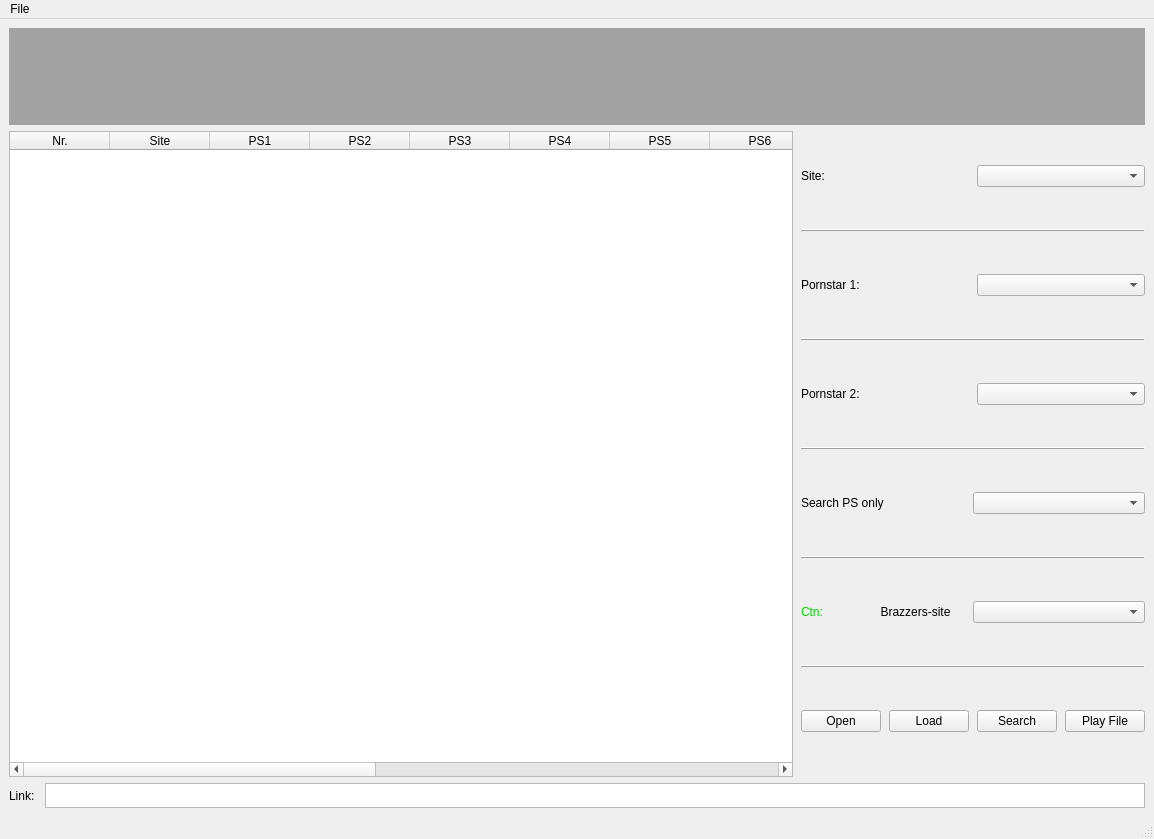
<?xml version="1.0" encoding="UTF-8"?>
<ui version="4.0">
 <class>MainWindow</class>
 <widget class="QMainWindow" name="MainWindow">
  <property name="geometry">
   <rect>
    <x>0</x>
    <y>0</y>
    <width>1154</width>
    <height>839</height>
   </rect>
  </property>
  <property name="windowTitle">
   <string>MainWindow</string>
  </property>
  <widget class="QWidget" name="centralwidget">
   <layout class="QGridLayout" name="gridLayout" rowstretch="30,200,20">
    <item row="0" column="0">
     <layout class="QHBoxLayout" name="horizontalLayout">
      <item>
       <widget class="QLabel" name="label">
        <property name="sizePolicy">
         <sizepolicy hsizetype="Preferred" vsizetype="Preferred">
          <horstretch>0</horstretch>
          <verstretch>0</verstretch>
         </sizepolicy>
        </property>
        <property name="styleSheet">
         <string notr="true">font: 30pt &quot;Consolas&quot;;
font: 36pt &quot;Century Gothic&quot;;
color: rgb(0, 255, 255);
background-color: rgb(162, 162, 162);</string>
        </property>
        <property name="text">
         <string/>
        </property>
        <property name="pixmap">
         <pixmap>brazzers.png</pixmap>
        </property>
        <property name="alignment">
         <set>Qt::AlignCenter</set>
        </property>
       </widget>
      </item>
     </layout>
    </item>
    <item row="1" column="0">
     <layout class="QHBoxLayout" name="horizontalLayout_2" stretch="20,2">
      <property name="spacing">
       <number>8</number>
      </property>
      <property name="rightMargin">
       <number>0</number>
      </property>
      <item>
       <widget class="QTableWidget" name="bra_dir_table">
        <property name="sizePolicy">
         <sizepolicy hsizetype="Expanding" vsizetype="Expanding">
          <horstretch>0</horstretch>
          <verstretch>0</verstretch>
         </sizepolicy>
        </property>
        <property name="sizeAdjustPolicy">
         <enum>QAbstractScrollArea::AdjustToContents</enum>
        </property>
        <property name="wordWrap">
         <bool>true</bool>
        </property>
        <attribute name="horizontalHeaderStretchLastSection">
         <bool>true</bool>
        </attribute>
        <column>
         <property name="text">
          <string>Nr.</string>
         </property>
        </column>
        <column>
         <property name="text">
          <string>Site</string>
         </property>
        </column>
        <column>
         <property name="text">
          <string>PS1</string>
         </property>
        </column>
        <column>
         <property name="text">
          <string>PS2</string>
         </property>
        </column>
        <column>
         <property name="text">
          <string>PS3</string>
         </property>
        </column>
        <column>
         <property name="text">
          <string>PS4</string>
         </property>
        </column>
        <column>
         <property name="text">
          <string>PS5</string>
         </property>
        </column>
        <column>
         <property name="text">
          <string>PS6</string>
         </property>
        </column>
        <column>
         <property name="text">
          <string>PS7</string>
         </property>
        </column>
        <column>
         <property name="text">
          <string>PS8</string>
         </property>
        </column>
        <column>
         <property name="text">
          <string>PS9</string>
         </property>
        </column>
        <column>
         <property name="text">
          <string>PS10</string>
         </property>
        </column>
        <column>
         <property name="text">
          <string>title</string>
         </property>
        </column>
        <column>
         <property name="text">
          <string>loc</string>
         </property>
        </column>
        <column>
         <property name="text">
          <string>link</string>
         </property>
        </column>
       </widget>
      </item>
      <item>
       <layout class="QVBoxLayout" name="verticalLayout_right" stretch="20,4,20,4,20,4,20,4,0,0,0,20">
        <property name="bottomMargin">
         <number>0</number>
        </property>
        <item>
         <layout class="QHBoxLayout" name="horizontalLayout_5" stretch="1,1">
          <item>
           <widget class="QLabel" name="label_site">
            <property name="text">
             <string>Site:</string>
            </property>
           </widget>
          </item>
          <item>
           <widget class="QComboBox" name="comboBox_site">
            <property name="sizePolicy">
             <sizepolicy hsizetype="Preferred" vsizetype="Fixed">
              <horstretch>0</horstretch>
              <verstretch>0</verstretch>
             </sizepolicy>
            </property>
            <property name="maximumSize">
             <size>
              <width>16777215</width>
              <height>16777215</height>
             </size>
            </property>
           </widget>
          </item>
         </layout>
        </item>
        <item>
         <layout class="QHBoxLayout" name="horizontalLayout_11">
          <item>
           <widget class="Line" name="line_4">
            <property name="frameShadow">
             <enum>QFrame::Raised</enum>
            </property>
            <property name="orientation">
             <enum>Qt::Horizontal</enum>
            </property>
           </widget>
          </item>
         </layout>
        </item>
        <item>
         <layout class="QHBoxLayout" name="horizontalLayout_12" stretch="0,0">
          <item>
           <widget class="QLabel" name="label_pornstar_1">
            <property name="text">
             <string>Pornstar 1:</string>
            </property>
           </widget>
          </item>
          <item>
           <widget class="QComboBox" name="comboBox_ps1"/>
          </item>
         </layout>
        </item>
        <item>
         <layout class="QHBoxLayout" name="horizontalLayout_3">
          <item>
           <widget class="Line" name="line">
            <property name="frameShadow">
             <enum>QFrame::Raised</enum>
            </property>
            <property name="orientation">
             <enum>Qt::Horizontal</enum>
            </property>
           </widget>
          </item>
         </layout>
        </item>
        <item>
         <layout class="QHBoxLayout" name="horizontalLayout_6" stretch="1,1">
          <item>
           <widget class="QLabel" name="label_pornstar_2">
            <property name="text">
             <string>Pornstar 2:</string>
            </property>
           </widget>
          </item>
          <item>
           <widget class="QComboBox" name="comboBox_ps2"/>
          </item>
         </layout>
        </item>
        <item>
         <layout class="QHBoxLayout" name="horizontalLayout_9">
          <item>
           <widget class="Line" name="line_2">
            <property name="frameShadow">
             <enum>QFrame::Raised</enum>
            </property>
            <property name="orientation">
             <enum>Qt::Horizontal</enum>
            </property>
           </widget>
          </item>
         </layout>
        </item>
        <item>
         <layout class="QHBoxLayout" name="horizontalLayout_4" stretch="1,1">
          <property name="spacing">
           <number>0</number>
          </property>
          <item>
           <widget class="QLabel" name="label_ps_only">
            <property name="text">
             <string>Search PS only</string>
            </property>
           </widget>
          </item>
          <item>
           <widget class="QComboBox" name="comboBox_ps_only"/>
          </item>
         </layout>
        </item>
        <item>
         <layout class="QHBoxLayout" name="horizontalLayout_10">
          <item>
           <widget class="Line" name="line_3">
            <property name="frameShadow">
             <enum>QFrame::Raised</enum>
            </property>
            <property name="orientation">
             <enum>Qt::Horizontal</enum>
            </property>
           </widget>
          </item>
         </layout>
        </item>
        <item>
         <layout class="QHBoxLayout" name="horizontalLayout_13" stretch="1,2,3">
          <property name="spacing">
           <number>0</number>
          </property>
          <item>
           <widget class="QLabel" name="label_ctn">
            <property name="styleSheet">
             <string notr="true">color: rgb(0, 209, 0);
font: 13pt &quot;Monaco&quot;;</string>
            </property>
            <property name="text">
             <string>Ctn:</string>
            </property>
           </widget>
          </item>
          <item>
           <widget class="QLabel" name="label_brazzers_site">
            <property name="text">
             <string>Brazzers-site</string>
            </property>
            <property name="alignment">
             <set>Qt::AlignCenter</set>
            </property>
           </widget>
          </item>
          <item>
           <widget class="QComboBox" name="comboBox_brazzers_site"/>
          </item>
         </layout>
        </item>
        <item>
         <widget class="Line" name="line_5">
          <property name="frameShadow">
           <enum>QFrame::Raised</enum>
          </property>
          <property name="orientation">
           <enum>Qt::Horizontal</enum>
          </property>
         </widget>
        </item>
        <item>
         <layout class="QHBoxLayout" name="horizontalLayout_14"/>
        </item>
        <item>
         <layout class="QHBoxLayout" name="horizontalLayout_8" stretch="1,1,1,2">
          <item>
           <widget class="QPushButton" name="search_window_button">
            <property name="text">
             <string>Open</string>
            </property>
           </widget>
          </item>
          <item>
           <widget class="QPushButton" name="load_df_button">
            <property name="text">
             <string>Load</string>
            </property>
           </widget>
          </item>
          <item>
           <widget class="QPushButton" name="search_button">
            <property name="text">
             <string>Search</string>
            </property>
           </widget>
          </item>
          <item>
           <widget class="QPushButton" name="play_file_button">
            <property name="text">
             <string>Play File</string>
            </property>
           </widget>
          </item>
         </layout>
        </item>
       </layout>
      </item>
     </layout>
    </item>
    <item row="2" column="0">
     <layout class="QHBoxLayout" name="horizontalLayout_7">
      <property name="spacing">
       <number>10</number>
      </property>
      <property name="sizeConstraint">
       <enum>QLayout::SetDefaultConstraint</enum>
      </property>
      <property name="leftMargin">
       <number>0</number>
      </property>
      <property name="topMargin">
       <number>0</number>
      </property>
      <property name="bottomMargin">
       <number>0</number>
      </property>
      <item>
       <widget class="QLabel" name="label_link">
        <property name="text">
         <string>Link:</string>
        </property>
       </widget>
      </item>
      <item>
       <widget class="QTextEdit" name="textEdit_link">
        <property name="sizePolicy">
         <sizepolicy hsizetype="Expanding" vsizetype="Expanding">
          <horstretch>0</horstretch>
          <verstretch>0</verstretch>
         </sizepolicy>
        </property>
        <property name="maximumSize">
         <size>
          <width>2500</width>
          <height>25</height>
         </size>
        </property>
       </widget>
      </item>
     </layout>
    </item>
   </layout>
  </widget>
  <widget class="QMenuBar" name="menubar">
   <property name="geometry">
    <rect>
     <x>0</x>
     <y>0</y>
     <width>1154</width>
     <height>24</height>
    </rect>
   </property>
   <widget class="QMenu" name="menuFile">
    <property name="title">
     <string>File</string>
    </property>
    <addaction name="actionOpen"/>
   </widget>
   <addaction name="menuFile"/>
  </widget>
  <widget class="QStatusBar" name="statusbar"/>
  <action name="actionOpen">
   <property name="text">
    <string>Open</string>
   </property>
  </action>
 </widget>
 <resources/>
 <connections/>
</ui>
